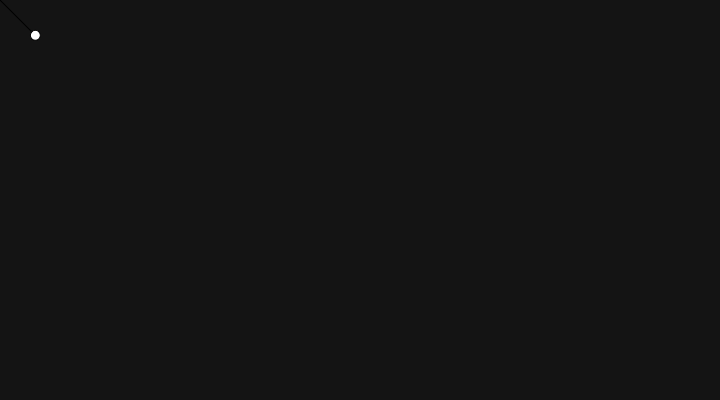
Frame 1 (no input)
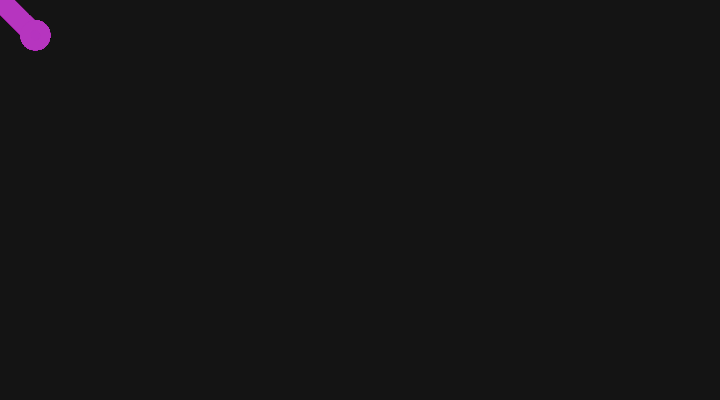
Frame 60 (no input)
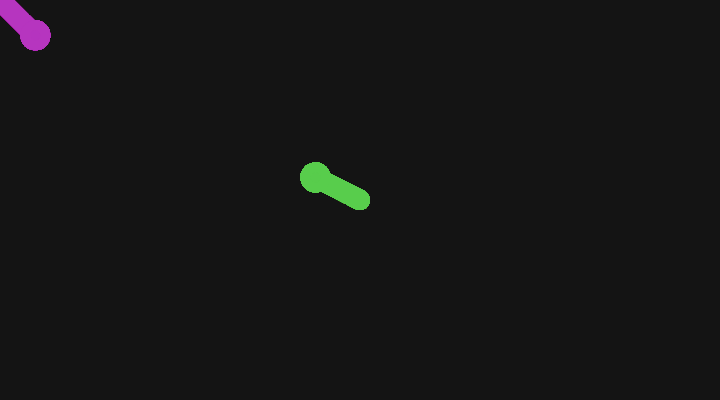
Frame 120 (the mouse pressed at the canvas centre since frame 60)

The p5.js sketch that drew these frames (run headless with seeded random() and noise() and a simulated clock; from frame 60 on, the mouse is pressed at the canvas centre):

// p5.js sketch
// ── sketch.js
var x = 100,
    y = 100,
    angle1 = 0.0,
    segLength = 50;

function setup(){
 createCanvas(720, 400);
    background(20)
    r = random(255);
    g = random(255);
    b = random(255);
   
}

function draw() {
    
    dx = mouseX - x;
    dy = mouseY - y;
    angle1 = atan2(dy, dx);
    x = mouseX - (cos(angle1) * segLength);
    y = mouseY - (sin(angle1) * segLength);
    
    segment(x, y, angle1);
    
    fill(r, g, b, 20);
     stroke(r, g, b);
    strokeWeight(20);
    
}

function mousePressed() {
    
    var d = dist(mouseX, mouseY, 360, 200)
    if (d < 100){
        
        r = random(255);
        g = random(255);
        b = random(255);
    }
}

function segment(x, y, a) {
    
    push();
    translate(x, y);
    rotate(a);
    line(0, 0, segLength,0);
    ellipse(0, 0, 10);
    pop();
}
